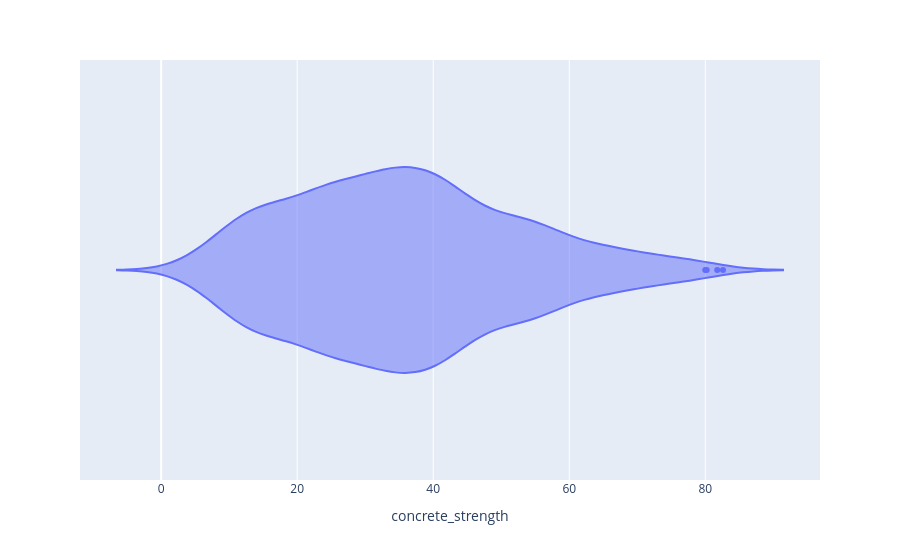

The notebook cell this image was saved under:
### Code cell
px.violin(df,x='concrete_strength')

### Figure 1 — Plotly figure (JSON) as saved in the notebook; plotly's stock layout.template omitted (floating-point values rounded to 4 significant figures; data arrays with more than 128 entries replaced by an {"elided": "..."} marker saying what was removed)
{"data": [{"alignmentgroup": "True", "box": {"visible": false}, "hovertemplate": "concrete_strength=%{x}<extra></extra>", "legendgroup": "", "marker": {"color": "#636efa"}, "name": "", "offsetgroup": "", "orientation": "h", "scalegroup": "True", "showlegend": false, "type": "violin", "x": {"elided": "1030 float values"}, "x0": " ", "xaxis": "x", "y0": " ", "yaxis": "y"}], "layout": {"legend": {"tracegroupgap": 0}, "margin": {"t": 60}, "violinmode": "group", "xaxis": {"anchor": "y", "domain": [0, 1], "title": {"text": "concrete_strength"}}, "yaxis": {"anchor": "x", "domain": [0, 1]}}}
